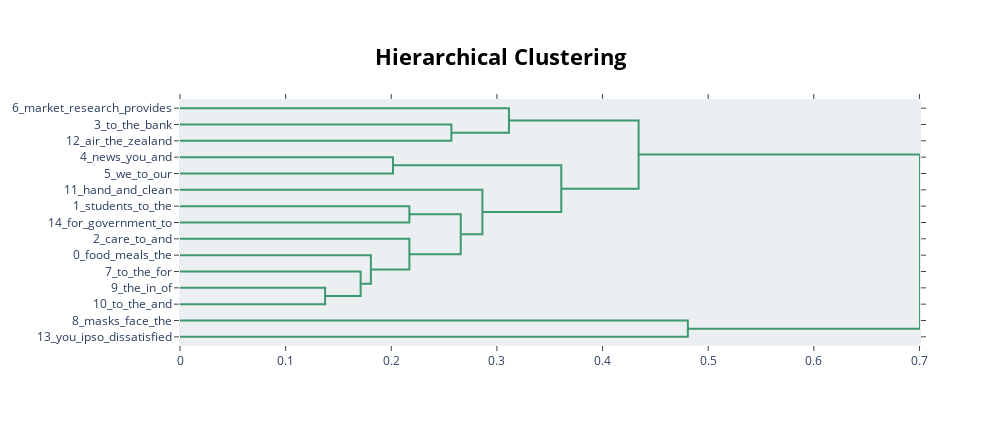

Here is the notebook cell this chart was saved with:
### Code cell
topic_model.visualize_hierarchy(top_n_topics=50)

### Figure 1 — Plotly figure (JSON) as saved in the notebook; plotly's stock layout.template omitted (floating-point values rounded to 4 significant figures)
{"data": [{"hoverinfo": "text", "marker": {"color": "rgb(61,153,112)"}, "mode": "lines", "type": "scatter", "x": [0, 0.2569, 0.2569, 0], "xaxis": "x", "y": [-15, -15, -25, -25], "yaxis": "y"}, {"hoverinfo": "text", "marker": {"color": "rgb(61,153,112)"}, "mode": "lines", "type": "scatter", "x": [0, 0.3114, 0.3114, 0.2569], "xaxis": "x", "y": [-5, -5, -20, -20], "yaxis": "y"}, {"hoverinfo": "text", "marker": {"color": "rgb(61,153,112)"}, "mode": "lines", "type": "scatter", "x": [0, 0.2016, 0.2016, 0], "xaxis": "x", "y": [-35, -35, -45, -45], "yaxis": "y"}, {"hoverinfo": "text", "marker": {"color": "rgb(61,153,112)"}, "mode": "lines", "type": "scatter", "x": [0, 0.2171, 0.2171, 0], "xaxis": "x", "y": [-65, -65, -75, -75], "yaxis": "y"}, {"hoverinfo": "text", "marker": {"color": "rgb(61,153,112)"}, "mode": "lines", "type": "scatter", "x": [0, 0.1374, 0.1374, 0], "xaxis": "x", "y": [-115, -115, -125, -125], "yaxis": "y"}, {"hoverinfo": "text", "marker": {"color": "rgb(61,153,112)"}, "mode": "lines", "type": "scatter", "x": [0, 0.171, 0.171, 0.1374], "xaxis": "x", "y": [-105, -105, -120, -120], "yaxis": "y"}, {"hoverinfo": "text", "marker": {"color": "rgb(61,153,112)"}, "mode": "lines", "type": "scatter", "x": [0, 0.1807, 0.1807, 0.171], "xaxis": "x", "y": [-95, -95, -112.5, -112.5], "yaxis": "y"}, {"hoverinfo": "text", "marker": {"color": "rgb(61,153,112)"}, "mode": "lines", "type": "scatter", "x": [0, 0.2171, 0.2171, 0.1807], "xaxis": "x", "y": [-85, -85, -103.8, -103.8], "yaxis": "y"}, {"hoverinfo": "text", "marker": {"color": "rgb(61,153,112)"}, "mode": "lines", "type": "scatter", "x": [0.2171, 0.2658, 0.2658, 0.2171], "xaxis": "x", "y": [-70, -70, -94.38, -94.38], "yaxis": "y"}, {"hoverinfo": "text", "marker": {"color": "rgb(61,153,112)"}, "mode": "lines", "type": "scatter", "x": [0, 0.2862, 0.2862, 0.2658], "xaxis": "x", "y": [-55, -55, -82.19, -82.19], "yaxis": "y"}, {"hoverinfo": "text", "marker": {"color": "rgb(61,153,112)"}, "mode": "lines", "type": "scatter", "x": [0.2016, 0.3609, 0.3609, 0.2862], "xaxis": "x", "y": [-40, -40, -68.59, -68.59], "yaxis": "y"}, {"hoverinfo": "text", "marker": {"color": "rgb(61,153,112)"}, "mode": "lines", "type": "scatter", "x": [0.3114, 0.4341, 0.4341, 0.3609], "xaxis": "x", "y": [-12.5, -12.5, -54.3, -54.3], "yaxis": "y"}, {"hoverinfo": "text", "marker": {"color": "rgb(61,153,112)"}, "mode": "lines", "type": "scatter", "x": [0, 0.4808, 0.4808, 0], "xaxis": "x", "y": [-135, -135, -145, -145], "yaxis": "y"}, {"hoverinfo": "text", "marker": {"color": "rgb(61,153,112)"}, "mode": "lines", "type": "scatter", "x": [0.4341, 0.7005, 0.7005, 0.4808], "xaxis": "x", "y": [-33.4, -33.4, -140, -140], "yaxis": "y"}], "layout": {"autosize": false, "height": 425, "hoverlabel": {"bgcolor": "white", "font": {"family": "Rockwell", "size": 16}}, "hovermode": "closest", "plot_bgcolor": "#ECEFF1", "showlegend": false, "title": {"font": {"color": "Black", "size": 22}, "text": "<b>Hierarchical Clustering", "x": 0.5, "xanchor": "center", "yanchor": "top"}, "width": 1000, "xaxis": {"mirror": "allticks", "rangemode": "tozero", "showgrid": false, "showline": true, "showticklabels": true, "ticks": "outside", "type": "linear", "zeroline": false}, "yaxis": {"mirror": "allticks", "range": [-150, 0], "rangemode": "tozero", "showgrid": false, "showline": true, "showticklabels": true, "tickmode": "array", "ticks": "outside", "ticktext": ["6_market_research_provides", "3_to_the_bank", "12_air_the_zealand", "4_news_you_and", "5_we_to_our", "11_hand_and_clean", "1_students_to_the", "14_for_government_to", "2_care_to_and", "0_food_meals_the", "7_to_the_for", "9_the_in_of", "10_to_the_and", "8_masks_face_the", "13_you_ipso_dissatisfied"], "tickvals": [-5, -15, -25, -35, -45, -55, -65, -75, -85, -95, -105, -115, -125, -135, -145], "type": "linear", "zeroline": false}}}
